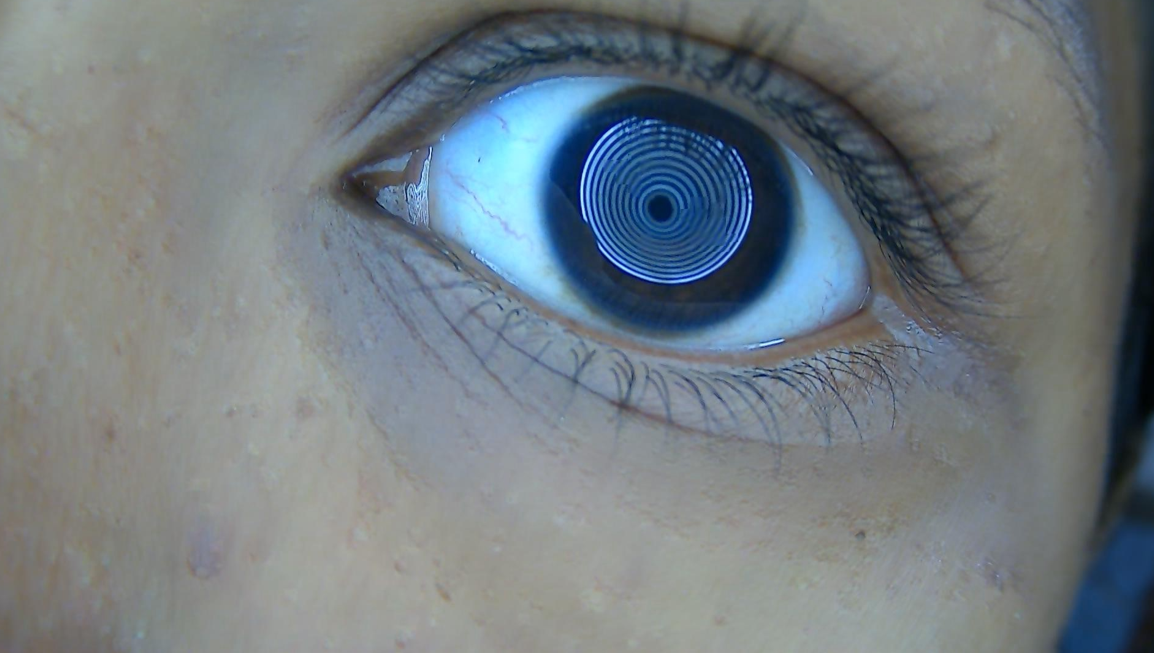
#> input picture sample_images/aleft.png, 1154 x 653 px
$ python -i roi_detection.py   (imports and definitions only)
#> lines starting #> are read from the running program, lines starting #| are printed output that depends on the picture; after the words box and inside, x2 and y2 are one past the last pixel; in counts of white or black regions, pixels touching at a corner belong together
#> further down, picture is the input picture: shape (653, 1154, 3); mean B, G, R 130.3, 124.9, 115.6
### kerascan/src/kerascan/image_io.py
"""Audit-safe input and output helpers."""
from __future__ import annotations
from pathlib import Path
import hashlib
import cv2
import numpy as np

SUPPORTED_SUFFIXES = {".png", ".jpg", ".jpeg", ".tif", ".tiff"}


# [13 lines left out: function read_image, not called in this run]


def to_gray(image: np.ndarray) -> np.ndarray:
    if image.ndim == 2:
        return image
    return cv2.cvtColor(image[:, :, :3], cv2.COLOR_BGR2GRAY)


# [6 lines left out: function save_png, not called in this run]


def image_sha256(image: np.ndarray) -> str:
    return hashlib.sha256(np.ascontiguousarray(image).tobytes()).hexdigest()

### kerascan/src/kerascan/roi_detection.py
"""Full-resolution Placido-pattern localisation with manual fallbacks."""
from __future__ import annotations
from dataclasses import dataclass
import cv2
import numpy as np
from .config import ROIConfig
from .image_io import to_gray


@dataclass
class ROIResult:
    crop: np.ndarray
    box: tuple[int, int, int, int]
    center_full: tuple[float, float]
    center_roi: tuple[float, float]
    outer_radius_px: float
    confidence: float
    method: str


def _square_box(center: tuple[float, float], radius: float, shape: tuple[int, int], margin: float):
    h, w = shape[:2]
    half = max(1, int(round(radius * (1 + margin))))
    cx, cy = map(int, map(round, center))
    x0, x1 = cx - half, cx + half
    y0, y1 = cy - half, cy + half
    # Shift instead of clipping one side, retaining a square crop when possible.
    if x0 < 0: x1 -= x0; x0 = 0
    if y0 < 0: y1 -= y0; y0 = 0
    if x1 > w: x0 -= x1 - w; x1 = w
    if y1 > h: y0 -= y1 - h; y1 = h
    x0, y0 = max(0, x0), max(0, y0)
    side = min(x1 - x0, y1 - y0)
    x1, y1 = x0 + side, y0 + side
    return int(x0), int(y0), int(x1), int(y1)


def detect_placido_roi(image: np.ndarray, config: ROIConfig = ROIConfig()) -> ROIResult:
    """Locate ring-rich, approximately circular content without resizing input."""
    h, w = image.shape[:2]
#> h = 653; w = 1154
    if config.manual_box is not None:
        x0, y0, x1, y1 = config.manual_box
        x0, y0, x1, y1 = max(0,x0), max(0,y0), min(w,x1), min(h,y1)
        if x1 <= x0 or y1 <= y0: raise ValueError("manual_box is outside image")
        crop = image[y0:y1, x0:x1].copy()
        c = config.manual_center or ((x0+x1)/2, (y0+y1)/2)
        return ROIResult(crop, (x0,y0,x1,y1), c, (c[0]-x0,c[1]-y0), min(x1-x0,y1-y0)/2, 1.0, "manual_box")
    if config.manual_center is not None:
        c = config.manual_center
        r = min(h,w) * 0.30
        box = _square_box(c, r, image.shape, config.margin)
        x0,y0,x1,y1 = box
        return ROIResult(image[y0:y1,x0:x1].copy(), box, c, (c[0]-x0,c[1]-y0), r, 1.0, "manual_center")
    gray = to_gray(image)
    blur = cv2.GaussianBlur(gray, (0,0), 2.0)
    # Ring texture is high after difference-of-Gaussians; eye/background changes less.
    dog = cv2.absdiff(blur, cv2.GaussianBlur(blur, (0,0), 8.0))
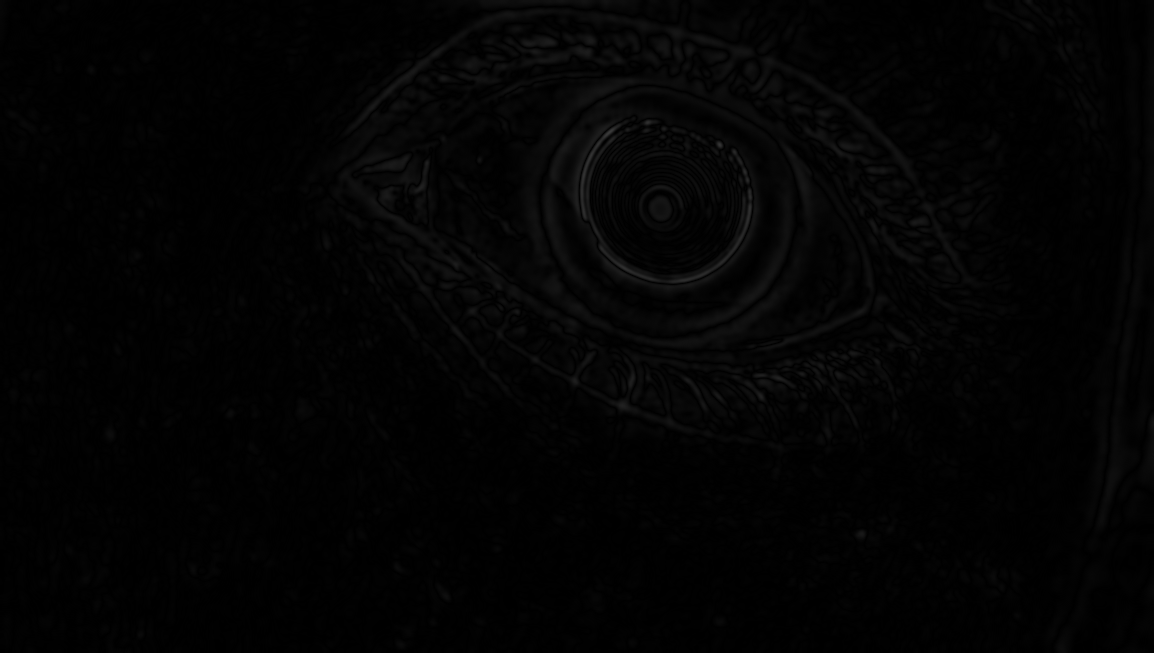
#> dog: shape (653, 1154); min 0, max 58, mean 2.9
    _, binary = cv2.threshold(dog, 0, 255, cv2.THRESH_BINARY + cv2.THRESH_OTSU)
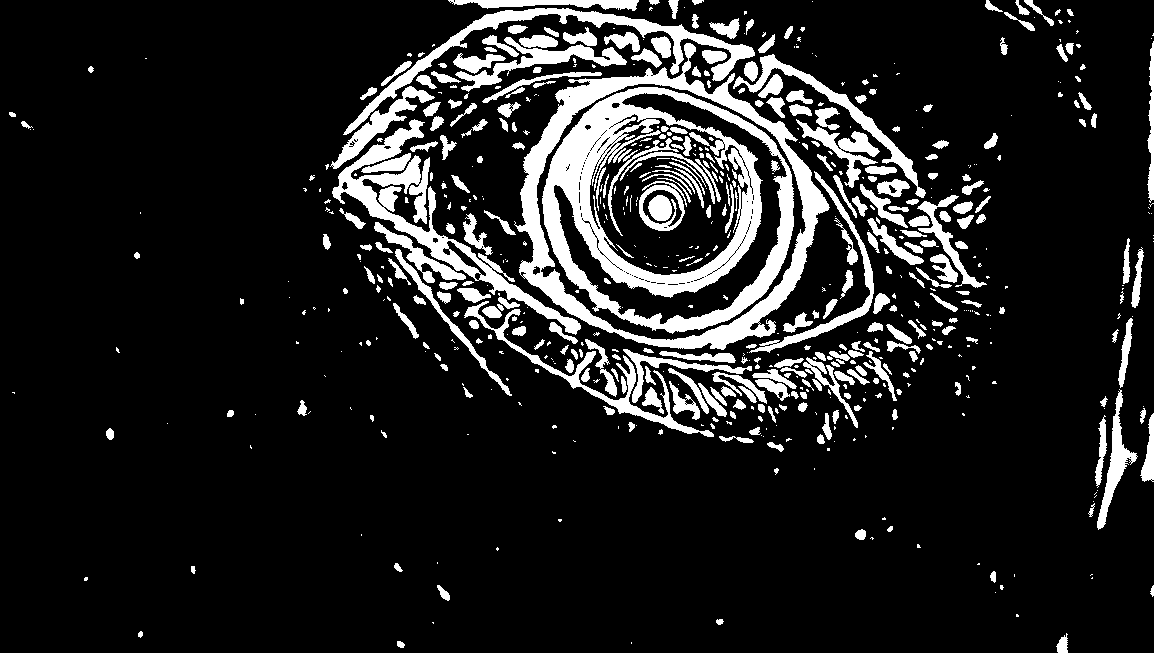
#> binary: shape (653, 1154); 13.4% white; 656 white regions (327 under 20 px), largest, box (x1, y1, x2, y2) and area: (542, 87, 794, 334) 19412, (514, 43, 830, 350) 13141, (332, 119, 581, 335) 7138
    binary = cv2.morphologyEx(binary, cv2.MORPH_CLOSE, cv2.getStructuringElement(cv2.MORPH_ELLIPSE,(19,19)))
#> binary: shape (653, 1154); 25.5% white; 91 white regions (51 under 20 px), largest, box (x1, y1, x2, y2) and area: (303, 0, 1005, 452) 180764, (1088, 238, 1154, 530) 5875, (985, 0, 1074, 31) 1293
    binary = cv2.morphologyEx(binary, cv2.MORPH_OPEN, cv2.getStructuringElement(cv2.MORPH_ELLIPSE,(5,5)))
#> binary: shape (653, 1154); 25.3% white; 44 white regions (6 under 20 px), largest, box (x1, y1, x2, y2) and area: (321, 0, 990, 451) 179114, (1089, 391, 1154, 529) 3806, (1112, 242, 1144, 385) 2005
    n, labels, stats, cents = cv2.connectedComponentsWithStats(binary)
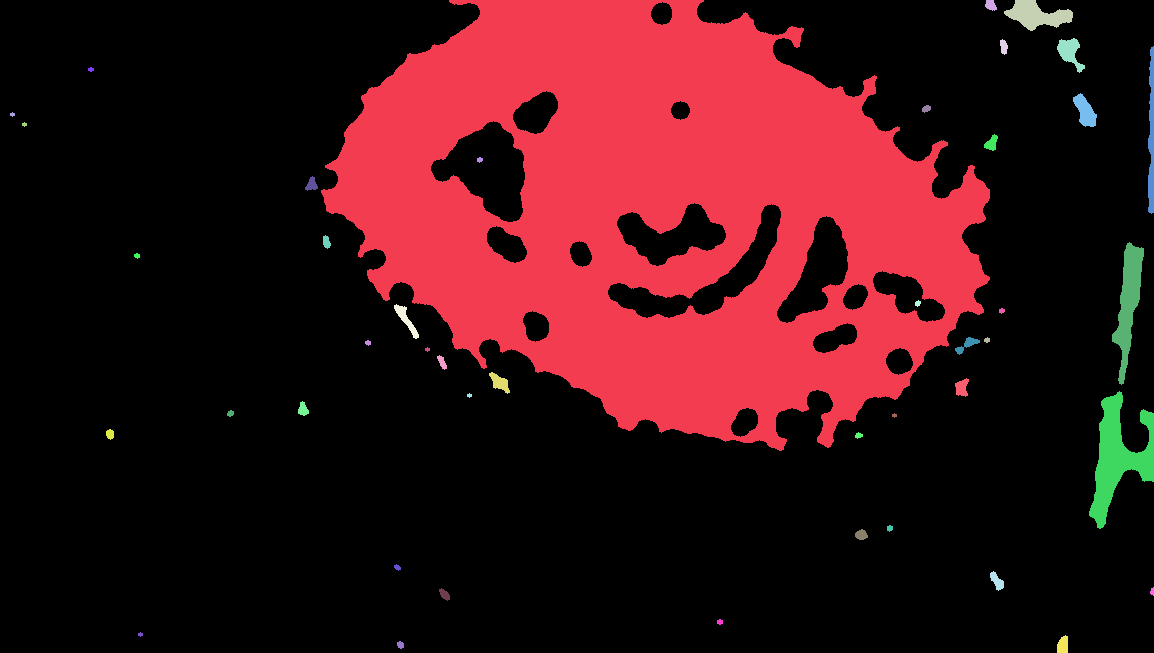
#> labels: shape (653, 1154) int32; 45 distinct labels, from 0 to 44; one colour per label, 0 black
#> n = 45; stats = 45 rows, first 6: [0, 0, 1154, 653, 563096], [321, 0, 669, 451, 179114], [985, 0, 12, 11, 96], [1004, 0, 69, 31, 1164], [1000, 39, 8, 16, 91], [1057, 38, 28, 35, 467]; cents = 45 pairs, first value 12 to 1151.8, second value 4.8 to 644.7
    candidates = []
    for i in range(1, n):
        x,y,bw,bh,area = stats[i]
        if area < max(80, h*w*0.0005): continue
        r = max(bw,bh)/2
        if r < config.min_radius_px or r > min(h,w)*config.max_radius_fraction: continue
        aspect = min(bw,bh)/max(bw,bh)
        # Textured patterns can be non-solid; bounding-circle proxy is intentional.
        score = area * aspect * (1 - abs(1 - bw/max(bh,1))*0.25)
        candidates.append((score, tuple(cents[i]), r))
#> this loop made 44 passes
#> (x, y, bw, bh, area) on passes 2, 4, 7, 9, 12, 13, 14, 15, 17, 18, 19, 20: (985, 0, 12, 11, 96), (1000, 39, 8, 16, 91), (88, 67, 6, 5, 22), (922, 105, 9, 8, 51), (984, 134, 14, 17, 139), (477, 157, 6, 6, 26), (305, 176, 13, 15, 114), (323, 235, 8, 14, 79), (134, 253, 6, 6, 26), (915, 300, 6, 7, 29), (394, 304, 25, 35, 267), (999, 308, 6, 6, 26)
#> (x, y, bw, bh, area, r) on passes 1, 3, 5, 8: (321, 0, 669, 451, 179114, 334.5), (1004, 0, 69, 31, 1164, 34.5), (1057, 38, 28, 35, 467, 17.5), (1073, 93, 24, 34, 462, 17)
#> after the loop, candidates = [(20.9, (1151.1, 135.3), 84), (361.6, (1128.1, 302.4), 71.5), (1555.6, (1117.8, 456.3), 69)]
    # A true Placido centre makes many radial intensity transitions align. This score
    # distinguishes nested rings from the larger iris/eye contours without a learned model.
    circles = cv2.HoughCircles(cv2.medianBlur(gray,5), cv2.HOUGH_GRADIENT, 1.2,
                               minDist=max(30,min(h,w)//8), param1=90,param2=25,
                               minRadius=int(max(config.min_radius_px, min(h,w)*.10)), maxRadius=int(min(h,w)*config.max_radius_fraction))
#> circles = 45 rows, first 8: [665.4, 196.2, 76.52], [556.2, 227.4, 145.6], [749.4, 265.8, 143], [513, 153, 131], [642.6, 274.2, 129.6], [780.6, 79.8, 297.8], [711, 424.2, 260.8], [778.2, 349.8, 204.1]
    hough_candidates=[]
    if circles is not None:
        for x,y,r in circles[0]:
            t=np.arange(max(4,r*.06), min(r*1.4,min(h,w)*.48), 1.0)
            theta=np.linspace(0,2*np.pi,72,endpoint=False)
            xs=np.rint(x+np.outer(np.cos(theta),t)).astype(int); ys=np.rint(y+np.outer(np.sin(theta),t)).astype(int)
            valid=(xs>=0)&(xs<w)&(ys>=0)&(ys<h)
            # Candidates are already inside bounds; the validity mask protects border cases.
            profile=np.median(np.where(valid, gray[np.clip(ys,0,h-1),np.clip(xs,0,w-1)], np.nan),axis=0)
            # Normalise transitions by scale so one large eyelid/iris contour
            # cannot outscore the compact, densely nested Placido pattern.
            ringness=float(np.sum(np.abs(np.diff(profile))>5) / max(float(r), 1.0))
            hough_candidates.append((ringness,(float(x),float(y)),float(r)*1.35))
#> this loop made 45 passes
#> (x, y, r, ringness) on passes 1 to 12: (665.4, 196.2, 76.52, 0.51), (556.2, 227.4, 145.6, 0.213), (749.4, 265.8, 143, 0.175), (513, 153, 131, 0.0763), (642.6, 274.2, 129.6, 0.17), (780.6, 79.8, 297.8, 0), (711, 424.2, 260.8, 0.00383), (778.2, 349.8, 204.1, 0.0196), (839.4, 168.6, 221, 0.00905), (468.6, 244.2, 163, 0.0429), (882.6, 71.4, 303.1, 0), (648.6, 366.6, 186.9, 0)
#> pass 1, in detect_placido_roi, `ys = np.rint(y + np.outer(np.sin(theta), t)).astype(int)`:
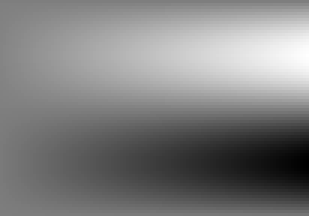
#> ys: shape (72, 103) int64 (shown 3 times larger); min 90, max 303, mean 196.2; drawn with min black and max white
#> pass 2, in detect_placido_roi, `xs = np.rint(x + np.outer(np.cos(theta), t)).astype(int)`:
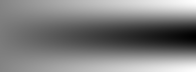
#> xs: shape (72, 196) int64; min 352, max 760, mean 556.2; drawn with min black and max white
#> after the loop: valid: shape (72, 159) bool; every value is 1
#> after the loop:
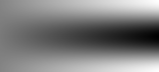
#> xs: shape (72, 159) int64; min 788, max 1119, mean 953.4; drawn with min black and max white
#> after the loop:
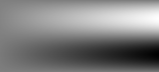
#> ys: shape (72, 159) int64; min 290, max 621, mean 455.4; drawn with min black and max white
#> after the loop, hough_candidates = 45 items
    if hough_candidates and max(hough_candidates,key=lambda q:q[0])[0] >= .12:
        score, center, radius=max(hough_candidates,key=lambda q:q[0])
#> score = 0.51; center = (665.4, 196.2); radius = 103.3
        method, conf="hough_radial_ringness", min(.95,.35+score*1.8)
#> method = 'hough_radial_ringness'; conf = 0.95
    elif candidates:
        _, center, radius = max(candidates, key=lambda q:q[0])
        method, conf = "texture_component", min(0.95, len(candidates)/4 + 0.35)
    else:
        center, radius, method, conf = (w/2,h/2), min(h,w)*0.22, "fallback_image_center", 0.0
    box = _square_box(center, radius, image.shape, config.margin)
#> in _square_box, `half = max(1, int(round(radius * (1 + margin))))`: half = 122
#> in _square_box, `cx, cy = map(int, map(round, center))`: cx = 665; cy = 196
#> in _square_box, `x0, x1 = cx - half, cx + half`: x0 = 543; x1 = 787
#> in _square_box, `y0, y1 = cy - half, cy + half`: y0 = 74; y1 = 318
#> in _square_box, `side = min(x1 - x0, y1 - y0)`: side = 244
#> box = (543, 74, 787, 318)
    x0,y0,x1,y1 = box
#> x0 = 543; y0 = 74; x1 = 787; y1 = 318
    return ROIResult(image[y0:y1,x0:x1].copy(), box, center, (center[0]-x0,center[1]-y0), radius, conf, method)

>>> import cv2
>>> picture = cv2.imread('../../../sample_images/aleft.png')
>>> result = detect_placido_roi(picture)
